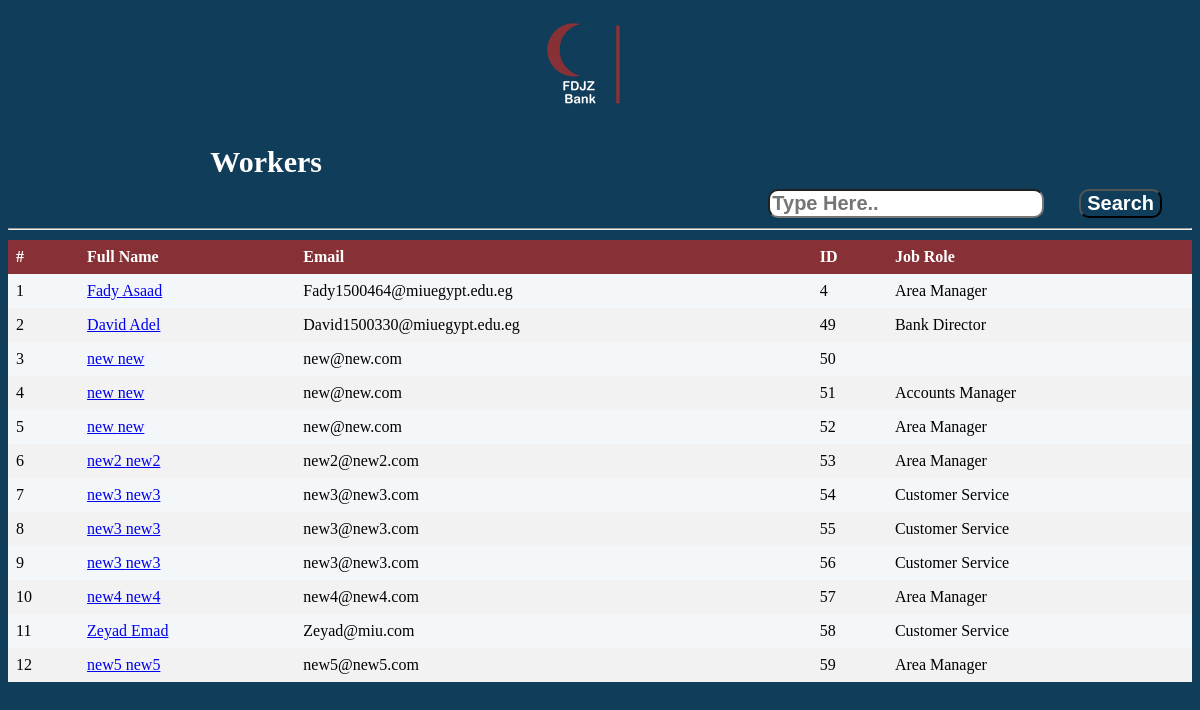
The app's page /Worker/php/ShowWorkers.php, older data.
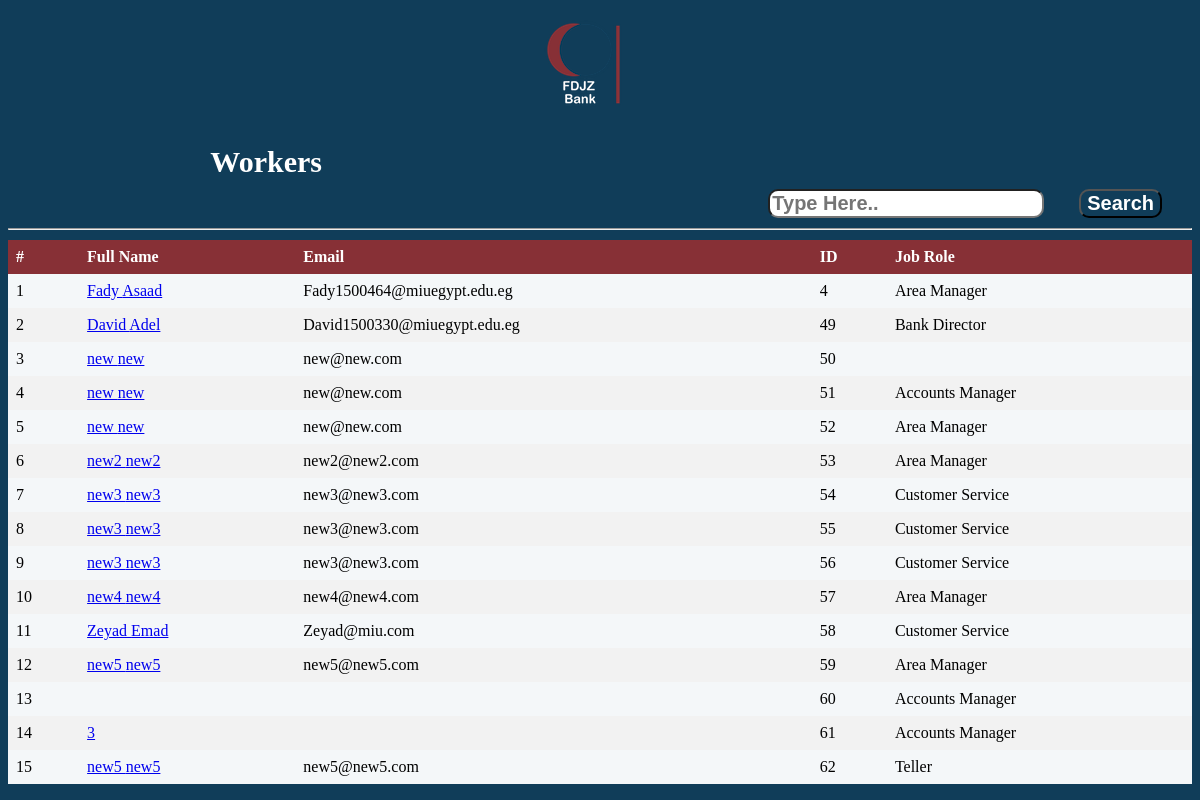
The same page, newer data.
### tables this page shows
CREATE TABLE `worker_admin_account` (
  `id` int(11) NOT NULL,
  `FName` varchar(50) DEFAULT NULL,
  `LName` varchar(50) DEFAULT NULL,
  `Email` varchar(50) DEFAULT NULL,
  `Address` varchar(50) DEFAULT NULL,
  `City` varchar(50) DEFAULT NULL,
  `PhoneNumber` varchar(11) DEFAULT NULL,
  `JobRole` varchar(50) DEFAULT NULL,
  `Salary` float DEFAULT NULL,
  `PositionID` int(11) NOT NULL,
  `DateAdded` datetime NOT NULL
);

### Worker/ClassesGedida/dbconnect.php (called while the page is built, shortened)
<?php
  class dbconnect
  {
      private $servername;
      private $username;
      private $password;
      private $db;
      private $con;
      function __construct()
      {
          $this->servername = "localhost";
          $this->username = "root";
          $this->password = "";
          $this->db = "FDJZ";
          $this->con = $this->Connect();
      }
      function connect()
      {
          $this->con = mysqli_connect($this->servername, $this->username, $this->password, $this->db);
          if ($this -> con ->connect_error)
          {
              die("Failed to connect: " .$this->con->connect_error);
          }
          else
          {
              return $this->con;
          }
      }
      function executesql($sql)
      {
        $result = mysqli_query($this->con, $sql);
        if($result == TRUE)
              {
          return $result;
        }
        else
              {
          echo "Error executing SQL statement: " .$this->con->error;
        }
      }
  }
?>

### Worker/ClassesGedida/Admin.php (the view, shortened to what this page needs)
<?php
  include_once("Loans.php");
  include_once("dbconnect.php");
  class Admin extends WorkerAdminCommon{
    public $db;
    function __construct(){
      $this->db=new dbconnect;
      $this->db->connect();
    }
     function showAllWorkers(){
       $this->db->connect();
       $sql = "SELECT `FName`, `LName`, `Email`, `id`, `JobRole`
               FROM worker_admin_account
               WHERE PositionID = 2
               ";
       $result = $this->db->executesql($sql);
       $counter = 1;
       foreach($result as $row){
           echo'<tr>';
           echo'<td>'.$counter++.'</td>';
           echo'<td><a href="WorkerReport.php?id='.$row['id'].'">'.$row['FName']." ".$row['LName'].'</a></td>';
           echo'<td>'.$row['Email'].'</td>';
           echo'<td>'.$row['id'].'</td>';
           echo'<td>'.$row['JobRole'].'</td>';
           echo'</tr>';
       }
     }
  }
?>

Row changes from the older to the newer data that the page shows:
added worker_admin_account: id "60", JobRole "Accounts Manager"
added worker_admin_account: FName "3", id "61", JobRole "Accounts Manager"
added worker_admin_account: FName "new5", LName "new5", Email "new5@new5.com", id "62", JobRole "Teller"
